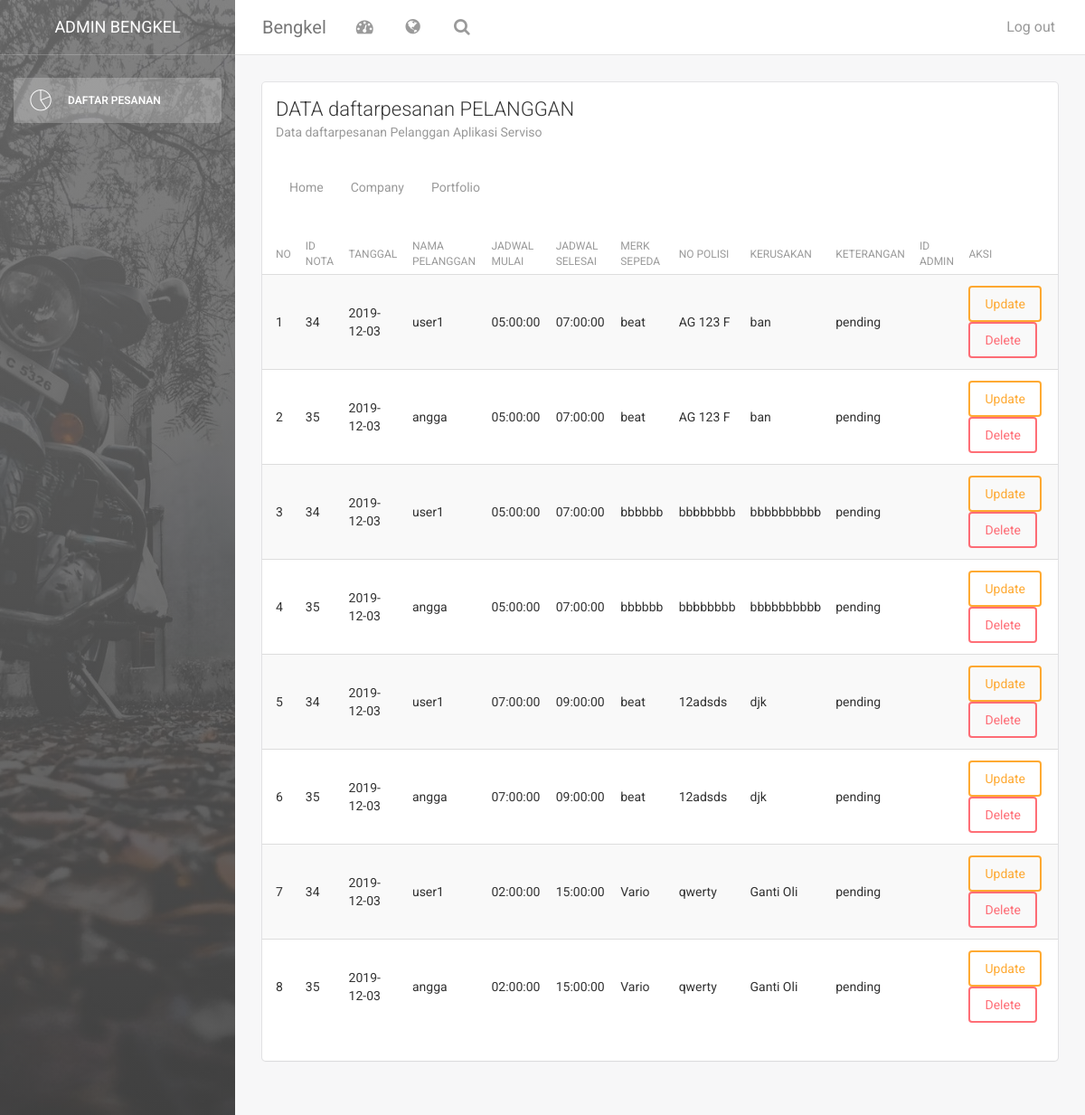
The app's page /index.php/dashboard_bengkel/index, older data.
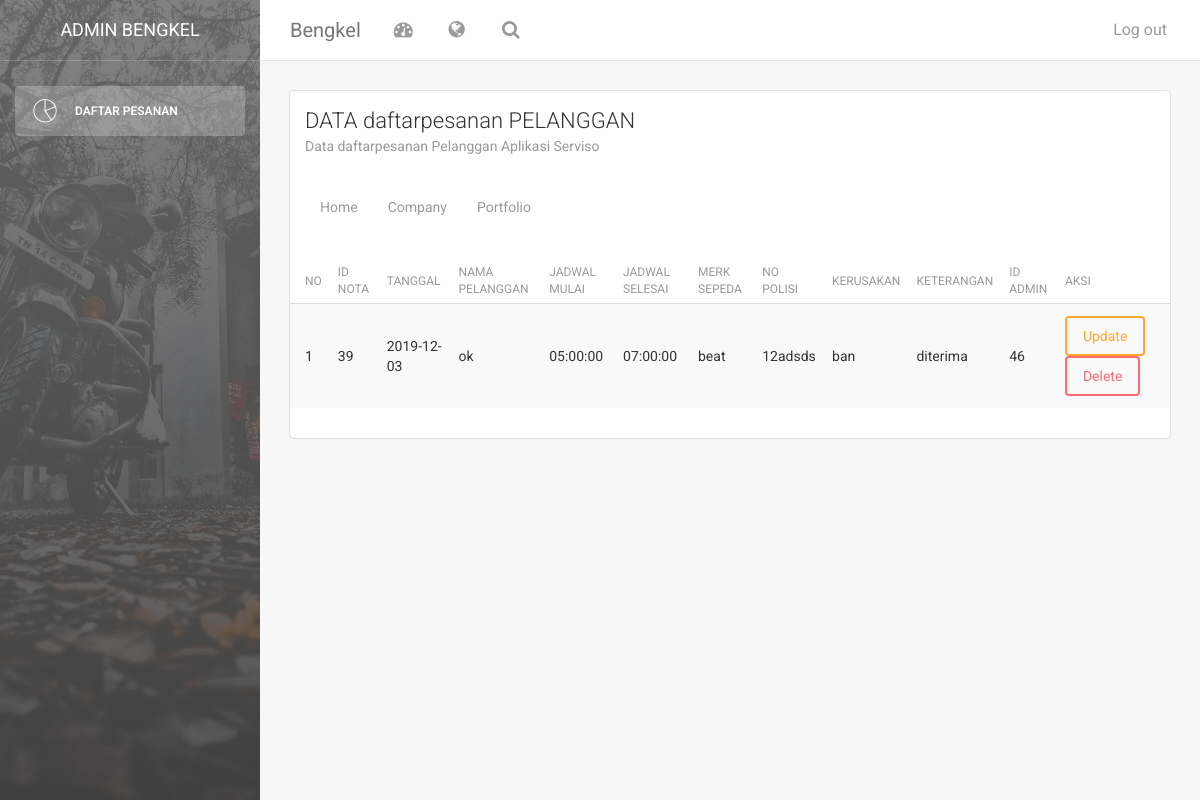
The same page, newer data.
### tables this page shows
CREATE TABLE `unit_sepeda` (
  `id_unit_sepeda` int(50) NOT NULL,
  `nama_pelanggan` varchar(100) NOT NULL,
  `no_polisi` varchar(225) NOT NULL,
  `jenis_sepeda` varchar(225) NOT NULL,
  `merk_sepeda` varchar(225) NOT NULL,
  `kerusakan` text NOT NULL,
  `no_hp` varchar(20) NOT NULL,
  `alamat` text NOT NULL,
  `id_jadwal` int(50) NOT NULL,
  `id_bengkel` int(50) NOT NULL
);

CREATE TABLE `nota` (
  `id_nota` int(50) NOT NULL,
  `nama_pelanggan` varchar(50) NOT NULL,
  `tanggal` date DEFAULT NULL,
  `id_bengkel` int(225) NOT NULL,
  `id_admin` int(50) DEFAULT NULL,
  `keterangan` varchar(255) NOT NULL
);

CREATE TABLE `jadwal` (
  `id_jadwal` int(50) NOT NULL,
  `jadwal_mulai` time NOT NULL,
  `jadwal_selesai` time NOT NULL,
  `id_bengkel` int(11) NOT NULL,
  `status` varchar(10) NOT NULL
);

### application/controllers/dashboard_bengkel.php (called while the page is built, shortened)
<?php
class dashboard_bengkel extends CI_Controller {
	public function __construct()
	{
		$this->load->model('m_daftarpesanan','md');
	}
	public function index()
	{
		$data['konten']="v_daftarpesanan";
		$data['nota']=$this->md->get_unit_nota();
			$this->load->view('dashboard_bengkel_v',$data);
		}
}

### index.php (called while the page is built, shortened)
<?php
require_once BASEPATH.'core/CodeIgniter.php';

### application/models/m_daftarpesanan.php (called while the page is built, shortened)
<?php
class m_daftarpesanan extends CI_Model {
    public function get_unit_nota()
    {
        return $this->db->join('nota','nota.id_bengkel = unit_sepeda.id_bengkel')
                        ->join('jadwal','jadwal.id_jadwal = unit_sepeda.id_jadwal')
                        ->get('unit_sepeda')->result();
    }
}

### application/views/v_daftarpesanan.php (the view, shortened to what this page needs)
<div class="content">
            <div class="container-fluid">
                <div class="row">
                    <div class="col-md-12">
                        <div class="card">
                            <div class="header">
                            <h4 class="title">DATA daftarpesanan PELANGGAN</h4>
                                <p class="category">Data daftarpesanan Pelanggan Aplikasi Serviso</p>
                            </div>
                            <div class="content table-responsive table-full-width">
                                <table class="table table-hover table-striped">
                                    <thead>
                                        <th>NO</th>
                                        <th>ID NOTA</th>
                                        <th>TANGGAL</th>
                                        <th>NAMA PELANGGAN</th>
                                        <th>JADWAL MULAI</th>
                                        <th>JADWAL SELESAI</th>
                                        <th>MERK SEPEDA</th>
                                        <th>NO POLISI</th>
                                        <th>KERUSAKAN</th>
                                        <th>KETERANGAN</th>
                                        <th>ID ADMIN</th>
                                        <th>AKSI</th>
                                    </thead>
                                    <?php
                                     $no=0;
                                 foreach ($nota as $dp) {
                                    $no++;
                                        echo '<tr>
                                            <td>'.$no.'</td>
                                            <td>'.$dp->id_nota.'</td>
                                            <td>'.$dp->tanggal.'</td>
                                            <td>'.$dp->nama_pelanggan.'</td>
                                            <td>'.$dp->jadwal_mulai.'</td>
                                            <td>'.$dp->jadwal_selesai.'</td>
                                            <td>'.$dp->merk_sepeda.'</td>
                                            <td>'.$dp->no_polisi.'</td>
                                            <td>'.$dp->kerusakan.'</td>
                                            <td>'.$dp->keterangan.'</td>
                                            <td>'.$dp->id_admin.'</td>
                                        <td><a href="#update_daftarpesanan" class="btn btn-warning" data-toggle="modal" onclick="detail('.$dp->id_nota.')">Update</a>
                                            <a href="'.base_url('index.php/daftarpesanan/hapus_daftarpesanan/'.$dp->id_nota).'" onclick="return confirm(\'anda yakin?\')" class="btn btn-danger">Delete</a></td>
                                        </tr>';
                                }
                                ?>
                            </div>
                        </div>
                    </div>
                </div>
            </div>
        </div>
        <footer class="footer">
            <div class="container-fluid">
                <nav class="pull-left">
                    <ul>
                        <li>
                            <a href="#">
                                Home
                            </a>
                        </li>
                        <li>
                            <a href="#">
                                Company
                            </a>
                        </li>
                        <li>
                            <a href="#">
                                Portfolio
                            </a>
                        </li>
                    </ul>
                </nav>
            </div>
        </footer>

Row changes from the older to the newer data that the page shows:
removed unit_sepeda: nota.id_nota "34", nota.tanggal "2019-12-03", nota.nama_pelanggan "user1", id_jadwal.jadwal_mulai "05:00:00", id_jadwal.jadwal_selesai "07:00:00", merk_sepeda "beat", no_polisi "AG 123 F", kerusakan "ban", nota.keterangan "pending", nota.id_nota "35", nota.nama_pelanggan "angga"
removed unit_sepeda: nota.id_nota "34", nota.tanggal "2019-12-03", nota.nama_pelanggan "user1", id_jadwal.jadwal_mulai "05:00:00", id_jadwal.jadwal_selesai "07:00:00", merk_sepeda "bbbbbb", no_polisi "bbbbbbbb", kerusakan "bbbbbbbbbb", nota.keterangan "pending", nota.id_nota "35", nota.nama_pelanggan "angga"
removed unit_sepeda: nota.id_nota "34", nota.tanggal "2019-12-03", nota.nama_pelanggan "user1", id_jadwal.jadwal_mulai "07:00:00", id_jadwal.jadwal_selesai "09:00:00", merk_sepeda "beat", no_polisi "12adsds", kerusakan "djk", nota.keterangan "pending", nota.id_nota "35", nota.nama_pelanggan "angga"
removed unit_sepeda: nota.id_nota "34", nota.tanggal "2019-12-03", nota.nama_pelanggan "user1", id_jadwal.jadwal_mulai "02:00:00", id_jadwal.jadwal_selesai "15:00:00", merk_sepeda "Vario", no_polisi "qwerty", kerusakan "Ganti Oli", nota.keterangan "pending", nota.id_nota "35", nota.nama_pelanggan "angga"
added unit_sepeda: nota.id_nota "39", nota.tanggal "2019-12-03", nota.nama_pelanggan "ok", id_jadwal.jadwal_mulai "05:00:00", id_jadwal.jadwal_selesai "07:00:00", merk_sepeda "beat", no_polisi "12adsds", kerusakan "ban", nota.keterangan "diterima", nota.id_admin "46"
